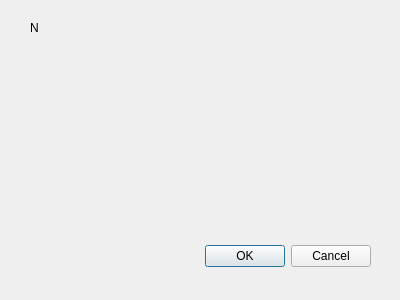
<?xml version="1.0" encoding="UTF-8"?>
<ui version="4.0">
 <class>DialogNewDynObject</class>
 <widget class="QDialog" name="DialogNewDynObject">
  <property name="geometry">
   <rect>
    <x>0</x>
    <y>0</y>
    <width>400</width>
    <height>300</height>
   </rect>
  </property>
  <property name="windowTitle">
   <string>Dialog</string>
  </property>
  <widget class="QDialogButtonBox" name="buttonBox">
   <property name="geometry">
    <rect>
     <x>30</x>
     <y>240</y>
     <width>341</width>
     <height>32</height>
    </rect>
   </property>
   <property name="orientation">
    <enum>Qt::Horizontal</enum>
   </property>
   <property name="standardButtons">
    <set>QDialogButtonBox::Cancel|QDialogButtonBox::Ok</set>
   </property>
  </widget>
  <widget class="QLabel" name="label">
   <property name="geometry">
    <rect>
     <x>30</x>
     <y>20</y>
     <width>55</width>
     <height>15</height>
    </rect>
   </property>
   <property name="text">
    <string>N</string>
   </property>
  </widget>
 </widget>
 <resources/>
 <connections>
  <connection>
   <sender>buttonBox</sender>
   <signal>accepted()</signal>
   <receiver>DialogNewDynObject</receiver>
   <slot>accept()</slot>
   <hints>
    <hint type="sourcelabel">
     <x>248</x>
     <y>254</y>
    </hint>
    <hint type="destinationlabel">
     <x>157</x>
     <y>274</y>
    </hint>
   </hints>
  </connection>
  <connection>
   <sender>buttonBox</sender>
   <signal>rejected()</signal>
   <receiver>DialogNewDynObject</receiver>
   <slot>reject()</slot>
   <hints>
    <hint type="sourcelabel">
     <x>316</x>
     <y>260</y>
    </hint>
    <hint type="destinationlabel">
     <x>286</x>
     <y>274</y>
    </hint>
   </hints>
  </connection>
 </connections>
</ui>
